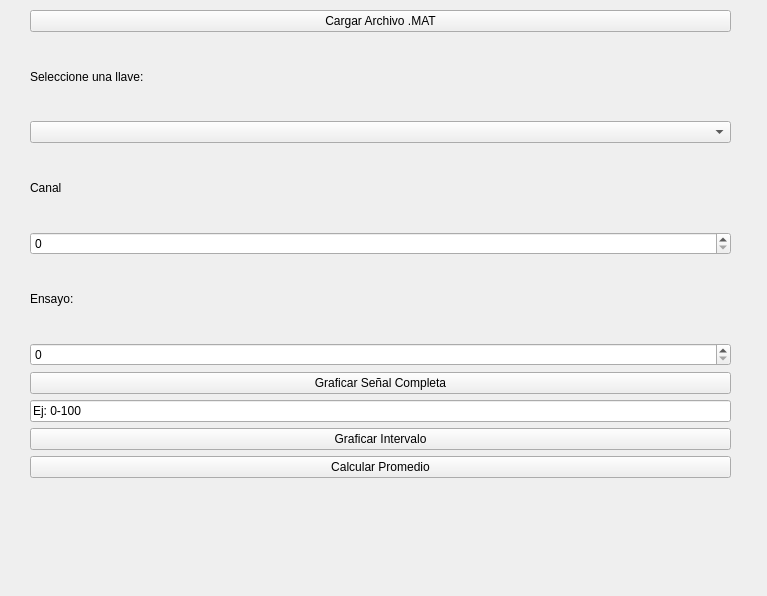
<?xml version="1.0" encoding="UTF-8"?>
<ui version="4.0">
 <class>Form</class>
 <widget class="QWidget" name="Form">
  <property name="geometry">
   <rect>
    <x>0</x>
    <y>0</y>
    <width>767</width>
    <height>596</height>
   </rect>
  </property>
  <property name="windowTitle">
   <string>Form</string>
  </property>
  <widget class="QWidget" name="verticalLayoutWidget">
   <property name="geometry">
    <rect>
     <x>30</x>
     <y>10</y>
     <width>701</width>
     <height>551</height>
    </rect>
   </property>
   <layout class="QVBoxLayout" name="verticalLayout">
    <item>
     <widget class="QPushButton" name="btn_cargar_archivo">
      <property name="text">
       <string>Cargar Archivo .MAT</string>
      </property>
     </widget>
    </item>
    <item>
     <widget class="QLabel" name="label">
      <property name="text">
       <string>Seleccione una llave:</string>
      </property>
     </widget>
    </item>
    <item>
     <widget class="QComboBox" name="combo_llaves"/>
    </item>
    <item>
     <widget class="QLabel" name="label_2">
      <property name="text">
       <string>Canal</string>
      </property>
     </widget>
    </item>
    <item>
     <widget class="QSpinBox" name="spin_canal">
      <property name="maximum">
       <number>100</number>
      </property>
     </widget>
    </item>
    <item>
     <widget class="QLabel" name="label_3">
      <property name="text">
       <string>Ensayo:</string>
      </property>
     </widget>
    </item>
    <item>
     <widget class="QSpinBox" name="spinBox">
      <property name="maximum">
       <number>100</number>
      </property>
     </widget>
    </item>
    <item>
     <widget class="QPushButton" name="btn_graficar">
      <property name="text">
       <string>Graficar Señal Completa</string>
      </property>
     </widget>
    </item>
    <item>
     <widget class="QLineEdit" name="campo_intervalo">
      <property name="text">
       <string>Ej: 0-100</string>
      </property>
     </widget>
    </item>
    <item>
     <widget class="QPushButton" name="btn_graficar_intervalo">
      <property name="text">
       <string>Graficar Intervalo</string>
      </property>
     </widget>
    </item>
    <item>
     <widget class="QPushButton" name="btn_promedio">
      <property name="text">
       <string>Calcular Promedio</string>
      </property>
     </widget>
    </item>
    <item>
     <widget class="QWidget" name="canvas_widget" native="true"/>
    </item>
   </layout>
  </widget>
 </widget>
 <resources/>
 <connections/>
</ui>
